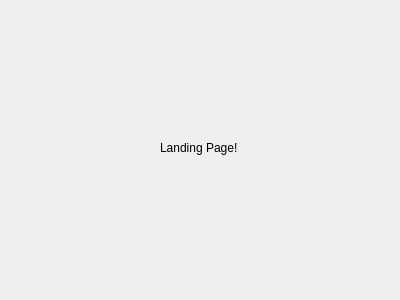
<?xml version="1.0" encoding="UTF-8"?>
<ui version="4.0">
 <class>LandingPage</class>
 <widget class="RsaToolbox::WizardPage" name="LandingPage">
  <property name="geometry">
   <rect>
    <x>0</x>
    <y>0</y>
    <width>400</width>
    <height>300</height>
   </rect>
  </property>
  <property name="windowTitle">
   <string>Form</string>
  </property>
  <widget class="QLabel" name="label">
   <property name="geometry">
    <rect>
     <x>160</x>
     <y>140</y>
     <width>191</width>
     <height>16</height>
    </rect>
   </property>
   <property name="text">
    <string>Landing Page!</string>
   </property>
  </widget>
 </widget>
 <customwidgets>
  <customwidget>
   <class>RsaToolbox::WizardPage</class>
   <extends>QWidget</extends>
   <header>WizardPage.h</header>
   <container>1</container>
  </customwidget>
 </customwidgets>
 <resources/>
 <connections/>
</ui>
